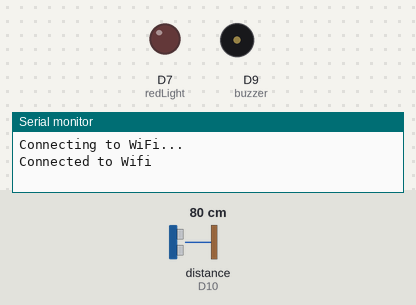
The sketch below on a simulated Arduino Uno R4 WiFi. Parts: output pins drawn as LEDs (lit = HIGH), buzzer (waves = sounding), the last lines printed to the serial monitor. Wiring (inferred from the names in the program): ultrasonic range finder: trigger D11; echo D10. Inputs (shaded band) come from the test bench; at power-on: distance to the obstacle (sensor on D10) 80 cm. The echo pulse lasts 58.3 µs per cm; WiFi joins after 1.5 s; servers stay silent unless stated; uploads are accepted with an empty reply; pins used as bus, display or sensor lines are not drawn.

Above: at 2.7 s.
2.8 s: distance to the obstacle (sensor on D10) set to 39 cm
4.3 s: distance to the obstacle (sensor on D10) set to 32 cm
At 4.7 s:
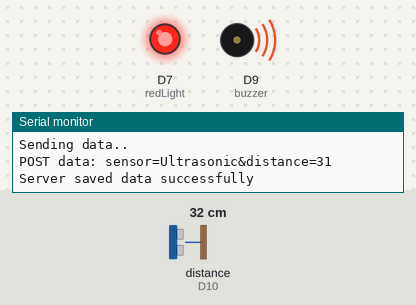
Timing chart, 0 to 7.3 s (numbered marks = the images above; inputs shaded):
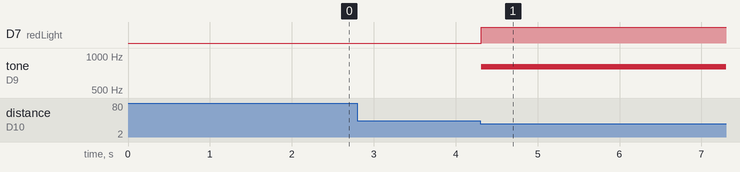

Measured:
- the behaviour switches between 36 and 35 cm on distance to the obstacle (sensor on D10) (found by bisection; images 0 and 1)
- after the input at 2.8 s, every drawn part: stays the same
- after the input at 4.3 s, D7 (redLight): LOW → HIGH at once; tone on D9 (buzzer): silent → 800 Hz at once

The sketch:

IntruderAlert.ino
```cpp
//library for the arduino to connect to wifi
#include <WiFiS3.h>
//variables for wifi
const char* ssid = ""; //SSID of your WiFi
const char* password = ""; //WiFi Password
const char* server = ""; //change to your IP address
//this declares the arduino as a network client
WiFiClient client;

//pins
const int trigPin = 11;
const int echoPin = 10;
const int redLight = 7;
const int buzzer = 9;

//declaration of variables to be used later
long duration;
int distance;
String query;
String response;

void setup() {
pinMode(trigPin, OUTPUT);
pinMode(echoPin, INPUT);
pinMode(redLight, OUTPUT);
pinMode(buzzer, OUTPUT);

Serial.begin(115200); //initializes serial conn
Serial.print("Connecting to WiFi...");
WiFi.begin(ssid, password); //connect to wifi

//while connection is not established,
//count to 20
int attempts = 0;
while (WiFi.status() != WL_CONNECTED && attempts < 20) {
delay(500);
// FIXED: Separated these to allow compilation
Serial.print("Still trying to connect.. Attempt: ");
Serial.println(attempts);
attempts++;
}

//if counting is over, (either it has connected or failed)
//if connected
if (WiFi.status() == WL_CONNECTED) {
Serial.println("\nConnected to Wifi");
} else {
//if it failed to connect
Serial.println("\nFailed to connect to WiFi");
Serial.println("\n Please reset or troubleshoot.");
}
}

void loop() {
// Trigger sensor
digitalWrite(trigPin, LOW);
delayMicroseconds(2);
digitalWrite(trigPin, HIGH);
delayMicroseconds(10);
digitalWrite(trigPin, LOW);

duration = pulseIn(echoPin, HIGH);
distance = duration * 0.034 / 2; //compute distance

// Trigger if closer than 35cm
if (distance > 0 && distance < 35) {
digitalWrite(redLight, HIGH);
tone(buzzer, 800);
Serial.println("ALERT! Motion detected at " + String(distance) + "cm");

query = "sensor=Ultrasonic&distance=" + String(distance); //the actual data its gonna send

//build the post request once connected to the server
//and send it
if(client.connect(server, 80)) {
Serial.print("Connection to server: ");
Serial.println(server);
Serial.println("Connection established successfully");
Serial.println("Sending data..");

//header
client.println("POST /Actual04/save_detection.php HTTP/1.1");
client.print("Host: "); client.println(server);
client.println("Content-Type: application/x-www-form-urlencoded");
client.println("Content-Length: " + String(query.length()));
client.println();

//post data
Serial.println("POST data: " + query);
client.print(query);

response = "";
unsigned long startTime = millis();
//while there's still unread data that has alr arrived at arduino
//OR the connection hasnt closed yet
//theres a 3 sec timeout
while ((client.connected() || client.available()) && millis() - startTime < 3000) {
if (client.available()) //if there's still atleast 1 byte in the buffer
{
//read and print it
response += (char)client.read();
}
}
client.stop(); //stop connection if server is done responding

if (response.indexOf("OK") >= 0) {
Serial.println("Server saved data successfully");
} else {
Serial.println("Server error");
}
} else {
Serial.println("Can't connect to server");
}

delay(5000);

} else {
digitalWrite(redLight, LOW);
noTone(buzzer);
}

delay(100);
}
```
